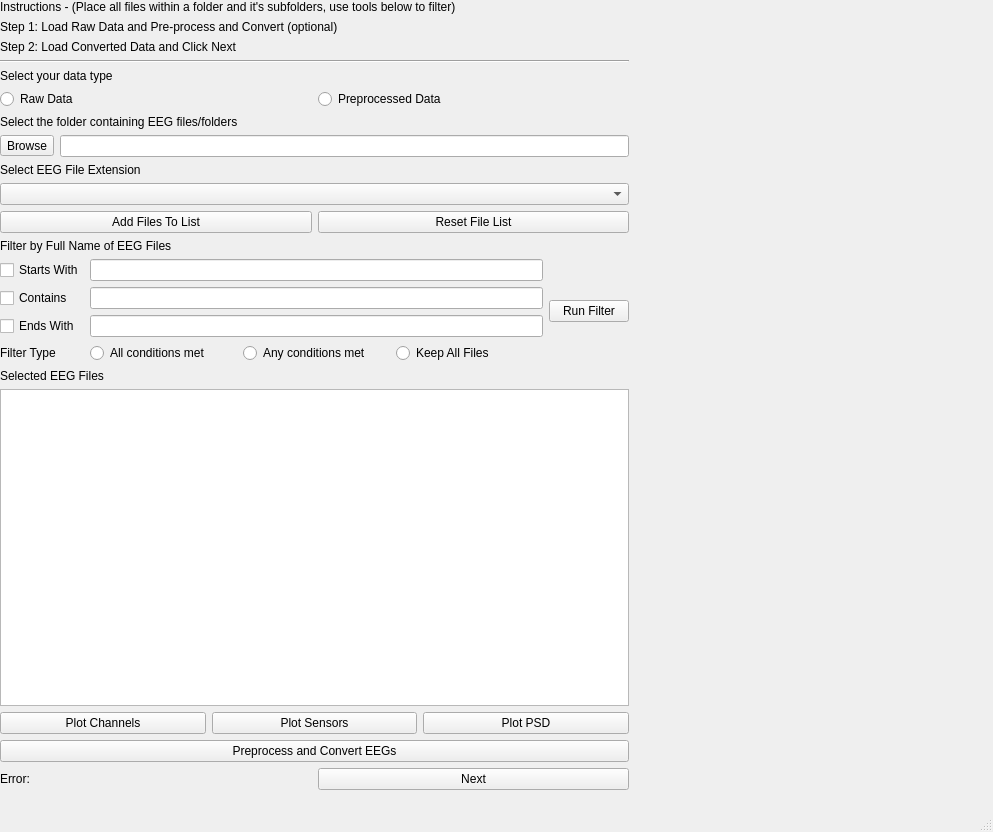
<?xml version="1.0" encoding="UTF-8"?>
<ui version="4.0">
 <class>MainWindow</class>
 <widget class="QMainWindow" name="MainWindow">
  <property name="geometry">
   <rect>
    <x>0</x>
    <y>0</y>
    <width>993</width>
    <height>832</height>
   </rect>
  </property>
  <property name="windowTitle">
   <string>MainWindow</string>
  </property>
  <widget class="QWidget" name="LoadData">
   <widget class="QWidget" name="verticalLayoutWidget">
    <property name="geometry">
     <rect>
      <x>0</x>
      <y>0</y>
      <width>629</width>
      <height>790</height>
     </rect>
    </property>
    <layout class="QVBoxLayout" name="verticalLayout">
     <item>
      <widget class="QLabel" name="instructLabel_1">
       <property name="text">
        <string>Instructions - (Place all files within a folder and it's subfolders, use tools below to filter)</string>
       </property>
      </widget>
     </item>
     <item>
      <widget class="QLabel" name="instructLabel_3">
       <property name="text">
        <string>Step 1: Load Raw Data and Pre-process and Convert (optional)</string>
       </property>
      </widget>
     </item>
     <item>
      <widget class="QLabel" name="instructLabel_2">
       <property name="text">
        <string>Step 2: Load Converted Data and Click Next</string>
       </property>
      </widget>
     </item>
     <item>
      <widget class="Line" name="line">
       <property name="orientation">
        <enum>Qt::Horizontal</enum>
       </property>
      </widget>
     </item>
     <item>
      <widget class="QLabel" name="selectDataLabel">
       <property name="text">
        <string>Select your data type</string>
       </property>
      </widget>
     </item>
     <item>
      <layout class="QHBoxLayout" name="horizontalLayout">
       <item>
        <widget class="QRadioButton" name="preprocessedDataSelect">
         <property name="text">
          <string>Raw Data</string>
         </property>
        </widget>
       </item>
       <item>
        <widget class="QRadioButton" name="rawDataSelect">
         <property name="text">
          <string>Preprocessed Data</string>
         </property>
        </widget>
       </item>
      </layout>
     </item>
     <item>
      <widget class="QLabel" name="selectFolderLabel">
       <property name="text">
        <string>Select the folder containing EEG files/folders</string>
       </property>
      </widget>
     </item>
     <item>
      <layout class="QHBoxLayout" name="horizontalLayout_2">
       <item>
        <widget class="QToolButton" name="fileBrowseSelect">
         <property name="text">
          <string>Browse</string>
         </property>
        </widget>
       </item>
       <item>
        <widget class="QLineEdit" name="lineEdit_2"/>
       </item>
      </layout>
     </item>
     <item>
      <widget class="QLabel" name="fileExtLabel">
       <property name="text">
        <string>Select EEG File Extension</string>
       </property>
      </widget>
     </item>
     <item>
      <widget class="QComboBox" name="fileExtSelect"/>
     </item>
     <item>
      <layout class="QHBoxLayout" name="horizontalLayout_3">
       <item>
        <widget class="QPushButton" name="pushButton">
         <property name="text">
          <string>Add Files To List</string>
         </property>
        </widget>
       </item>
       <item>
        <widget class="QPushButton" name="pushButton_2">
         <property name="text">
          <string>Reset File List</string>
         </property>
        </widget>
       </item>
      </layout>
     </item>
     <item>
      <layout class="QGridLayout" name="gridLayout_2">
       <item row="0" column="0">
        <widget class="QLabel" name="filterLabel">
         <property name="text">
          <string>Filter by Full Name of EEG Files</string>
         </property>
        </widget>
       </item>
       <item row="1" column="1">
        <widget class="QPushButton" name="findEEGButton">
         <property name="text">
          <string>Run Filter</string>
         </property>
        </widget>
       </item>
       <item row="1" column="0">
        <layout class="QGridLayout" name="gridLayout">
         <item row="0" column="1">
          <widget class="QLineEdit" name="lineEdit"/>
         </item>
         <item row="2" column="1">
          <widget class="QLineEdit" name="lineEdit_4"/>
         </item>
         <item row="2" column="0">
          <widget class="QCheckBox" name="checkBox_3">
           <property name="text">
            <string>Ends With</string>
           </property>
          </widget>
         </item>
         <item row="0" column="0">
          <widget class="QCheckBox" name="checkBox">
           <property name="text">
            <string>Starts With</string>
           </property>
          </widget>
         </item>
         <item row="1" column="1">
          <widget class="QLineEdit" name="lineEdit_3"/>
         </item>
         <item row="1" column="0">
          <widget class="QCheckBox" name="checkBox_2">
           <property name="text">
            <string>Contains</string>
           </property>
          </widget>
         </item>
         <item row="4" column="1">
          <layout class="QHBoxLayout" name="horizontalLayout_5">
           <item>
            <widget class="QRadioButton" name="radioButton_2">
             <property name="text">
              <string>All conditions met</string>
             </property>
            </widget>
           </item>
           <item>
            <widget class="QRadioButton" name="radioButton_3">
             <property name="text">
              <string>Any conditions met</string>
             </property>
            </widget>
           </item>
           <item>
            <widget class="QRadioButton" name="radioButton">
             <property name="text">
              <string>Keep All Files</string>
             </property>
            </widget>
           </item>
          </layout>
         </item>
         <item row="4" column="0">
          <widget class="QLabel" name="label">
           <property name="text">
            <string>Filter Type</string>
           </property>
          </widget>
         </item>
        </layout>
       </item>
      </layout>
     </item>
     <item>
      <widget class="QLabel" name="selectedFileLabel">
       <property name="text">
        <string>Selected EEG Files</string>
       </property>
      </widget>
     </item>
     <item>
      <widget class="QListWidget" name="selectedFileList"/>
     </item>
     <item>
      <layout class="QHBoxLayout" name="plotContainer">
       <item>
        <widget class="QPushButton" name="plotChanButton">
         <property name="text">
          <string>Plot Channels</string>
         </property>
        </widget>
       </item>
       <item>
        <widget class="QPushButton" name="plotSensorsButton">
         <property name="text">
          <string>Plot Sensors</string>
         </property>
        </widget>
       </item>
       <item>
        <widget class="QPushButton" name="plotPSDButton">
         <property name="text">
          <string>Plot PSD</string>
         </property>
        </widget>
       </item>
      </layout>
     </item>
     <item>
      <widget class="QPushButton" name="preprocessButton">
       <property name="text">
        <string>Preprocess and Convert EEGs</string>
       </property>
      </widget>
     </item>
     <item>
      <layout class="QHBoxLayout" name="horizontalLayout_4">
       <item>
        <widget class="QLabel" name="errorLabel">
         <property name="text">
          <string>Error:</string>
         </property>
        </widget>
       </item>
       <item>
        <widget class="QPushButton" name="nextButton">
         <property name="text">
          <string>Next</string>
         </property>
        </widget>
       </item>
      </layout>
     </item>
    </layout>
   </widget>
  </widget>
  <widget class="QMenuBar" name="menubar">
   <property name="geometry">
    <rect>
     <x>0</x>
     <y>0</y>
     <width>993</width>
     <height>24</height>
    </rect>
   </property>
  </widget>
  <widget class="QStatusBar" name="statusbar"/>
  <action name="actionLoad_Configuration">
   <property name="text">
    <string>Load Configuration</string>
   </property>
  </action>
  <action name="actionSave_Current_Configuration">
   <property name="text">
    <string>Save Current Configuration</string>
   </property>
  </action>
 </widget>
 <resources/>
 <connections/>
</ui>
